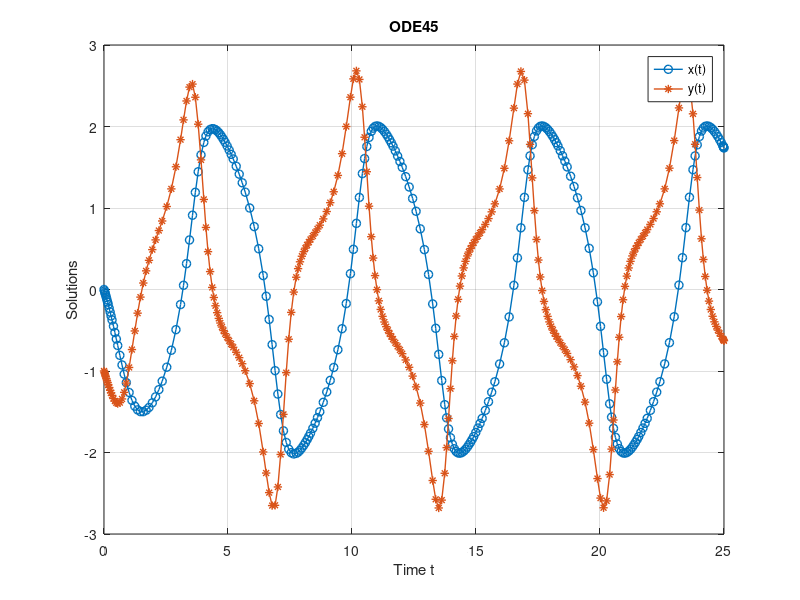
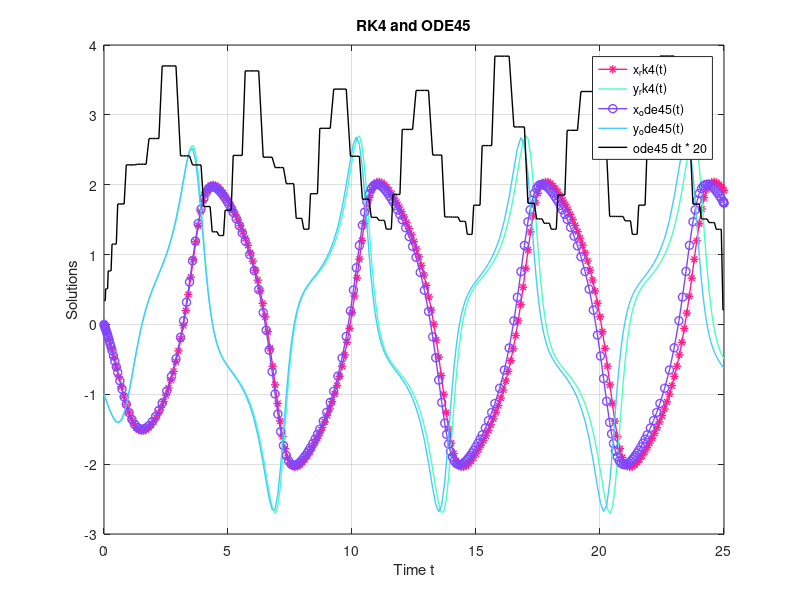
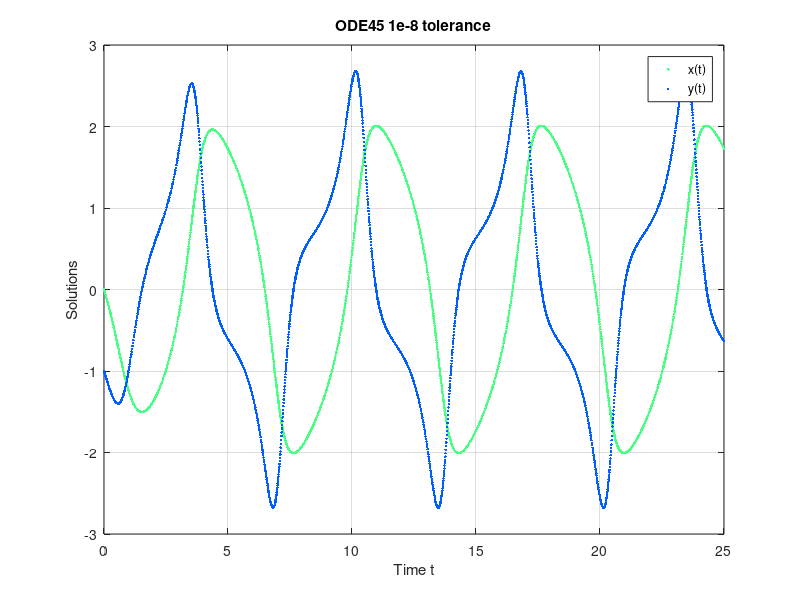

Write MATLAB code to recreate these figures, in order.
%% 2 a







%% 3 a
clc;clear;
close all
% Define the system of ODEs as an anonymous function
% x(1) = x, x(2) = y
f = @(t, x) [ 
    x(2);                    % dx/dt = y
    (1 - x(1)^2) * x(2) - x(1)  % dy/dt = (1 - x^2)y - x
];
init_conditions = [0; -1]
tf = [0 25];
options = odeset();

[t_ode45,x_ode45] = ode45(f,tf,init_conditions,options);


x_sol = x_ode45(:, 1)
y_sol = x_ode45(:, 2)

figure;
plot(t_ode45, x_sol, '-o', 'LineWidth', 1); hold on;
plot(t_ode45, y_sol, '-*', 'LineWidth', 1);
xlabel('Time t');
ylabel('Solutions');
title('ODE45');
legend('x(t)', 'y(t)', 'Location', 'best');
grid on;
hold off;
saveas(gcf,'3a.png')

%% 3b

function [t, X] = rk4(f, tspan, x0, dt)
    t = tspan(1):dt:tspan(2);
    N = length(t);  % Number of time steps
    X = zeros(length(x0), N);
    X(:, 1) = x0;

    for i = 1:N-1
        tk = t(i);
        xk = X(:, i);
    
        K1 = f(tk, xk);
        K2 = f(tk, xk+dt*0.5*K1);
        K3 = f(tk, xk + 0.5*dt*K2);
        K4 = f(tk, xk+0.5*dt*K3);
    
        X(:, i+1) = xk + (dt/6) * (K1 + 2*K2 + 2*K3 + K4);
    end
end


init_conditions = [0; -1]
tf = [0 25];

[t_rk4,x_rk4] = rk4(f,tf,init_conditions,0.1);


x_sol_rk4 = x_rk4(1, :)
y_sol_rk4 = x_rk4(2, :)


delta_t = diff(t_ode45) .* 20;

figure;
plot(t_rk4, x_sol_rk4, '-*', 'Color', '#FF1D8A', 'LineWidth', 1); hold on;
plot(t_rk4, y_sol_rk4, '-', 'Color', '#47FFBE', 'LineWidth', 1);
plot(t_ode45, x_sol, '-o', 'Color', '#7E47FF', 'LineWidth', 1);
plot(t_ode45, y_sol, '-', 'Color', '#47C8FF', 'LineWidth', 1);
xlabel('Time t');
ylabel('Solutions');
title('RK4 and ODE45');
plot(t_ode45(1:end-1), delta_t, 'k', 'LineWidth', 1);
legend('x_rk4(t)', 'y_rk4(t)','x_ode45(t)','y_ode45(t)', 'ode45 dt * 20', 'Location', 'best');
grid on;
hold off;
saveas(gcf,'3a3b.png')


options = odeset('AbsTol',1e-8,'RelTol',1e-8);
[t_ode45,x_ode45] = ode45(f,tf,init_conditions,options);


x_sol = x_ode45(:, 1)
y_sol = x_ode45(:, 2)

figure;
plot(t_ode45, x_sol, '.', 'Color', '#47FF83', 'LineWidth', 1); hold on;
plot(t_ode45, y_sol, '.', 'Color', '#015EFF', 'LineWidth', 1);
xlabel('Time t');
ylabel('Solutions');
title('ODE45 1e-8 tolerance');
legend('x(t)', 'y(t)', 'Location', 'best');
grid on;
hold off;
saveas(gcf,'3b_ode45_tight.png')
